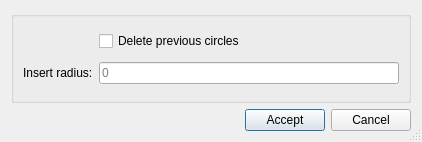
<?xml version="1.0" encoding="UTF-8"?>
<ui version="4.0">
 <class>dlg_auxcircle</class>
 <widget class="QDialog" name="dlg_auxcircle">
  <property name="geometry">
   <rect>
    <x>0</x>
    <y>0</y>
    <width>422</width>
    <height>142</height>
   </rect>
  </property>
  <property name="windowTitle">
   <string>CAD Draw circle</string>
  </property>
  <property name="sizeGripEnabled">
   <bool>true</bool>
  </property>
  <layout class="QGridLayout" name="gridLayout_2">
   <item row="1" column="1">
    <widget class="QPushButton" name="btn_accept">
     <property name="text">
      <string>Accept</string>
     </property>
    </widget>
   </item>
   <item row="1" column="2">
    <widget class="QPushButton" name="btn_cancel">
     <property name="text">
      <string>Cancel</string>
     </property>
    </widget>
   </item>
   <item row="1" column="0">
    <spacer name="horizontalSpacer">
     <property name="orientation">
      <enum>Qt::Horizontal</enum>
     </property>
     <property name="sizeHint" stdset="0">
      <size>
       <width>40</width>
       <height>20</height>
      </size>
     </property>
    </spacer>
   </item>
   <item row="0" column="0" colspan="3">
    <widget class="QGroupBox" name="bg_state">
     <property name="title">
      <string/>
     </property>
     <layout class="QGridLayout" name="gridLayout">
      <item row="1" column="1">
       <widget class="QLineEdit" name="radius">
        <property name="placeholderText">
         <string>0</string>
        </property>
       </widget>
      </item>
      <item row="1" column="0">
       <widget class="QLabel" name="lbl_ins_radius">
        <property name="text">
         <string>Insert radius:</string>
        </property>
       </widget>
      </item>
      <item row="0" column="1">
       <widget class="QCheckBox" name="chk_delete_prev">
        <property name="text">
         <string>Delete previous circles</string>
        </property>
       </widget>
      </item>
     </layout>
    </widget>
   </item>
  </layout>
 </widget>
 <tabstops>
  <tabstop>chk_delete_prev</tabstop>
  <tabstop>radius</tabstop>
 </tabstops>
 <resources/>
 <connections/>
 <designerdata>
  <property name="gridDeltaX">
   <number>5</number>
  </property>
  <property name="gridDeltaY">
   <number>5</number>
  </property>
  <property name="gridSnapX">
   <bool>true</bool>
  </property>
  <property name="gridSnapY">
   <bool>true</bool>
  </property>
  <property name="gridVisible">
   <bool>true</bool>
  </property>
 </designerdata>
</ui>
